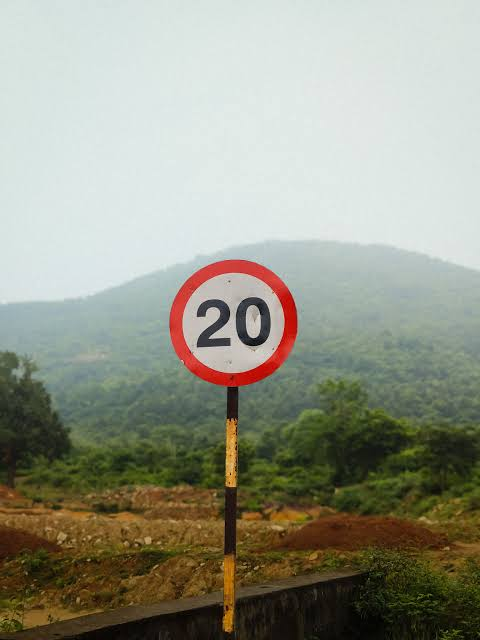
#> input picture Test Photos/20 speed limit.jpg, 480 x 640 px
$ python -i augmentations.py   (imports and definitions only)
#> lines starting #> are read from the running program, lines starting #| are printed output that depends on the picture
#> further down, picture is the input picture: PIL image 480x640 RGB; mean R, G, B 149.2, 150.7, 135.5
"""
Indian Road Augmentation Engine for Traffic Sign Recognition (TSR)
Simulates authentic Indian driving challenges:
- Monsoon rain streaks & wet road reflections
- Heavy roadside tree / flyover shadow patterns
- Tropical sun glare and overexposure
- Motion blur from uneven / bumpy roads and speed
- Fine dust / smog atmospheric attenuation
Includes YOLO bounding-box coordinate tracking.
"""

import math
import random
import numpy as np
from PIL import Image, ImageDraw, ImageFilter, ImageEnhance

# [57 lines left out: functions add_rain, add_shadows, add_sun_glare, not called in this run]

def add_dust_haze(image):
    """Simulates dusty / hazy road conditions (atmospheric contrast reduction)."""
    enhancer = ImageEnhance.Contrast(image)
    low_contrast = enhancer.enhance(random.uniform(0.65, 0.85))
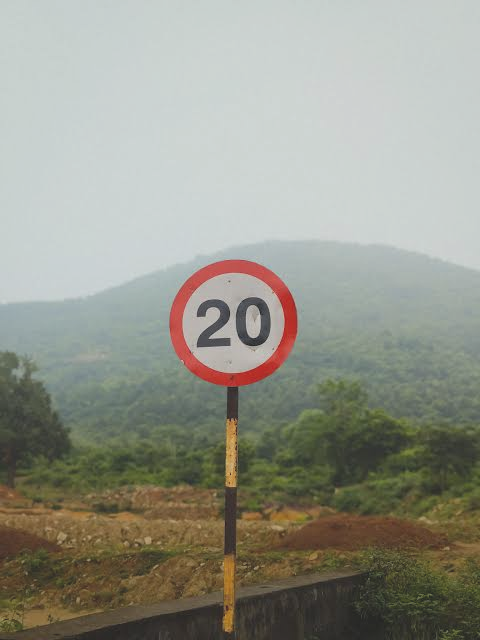
#> low_contrast: PIL image 480x640 RGB; mean R, G, B 148.6, 149.8, 138.3

    # Warm dust tint
    tint = Image.new("RGB", image.size, (210, 180, 140))
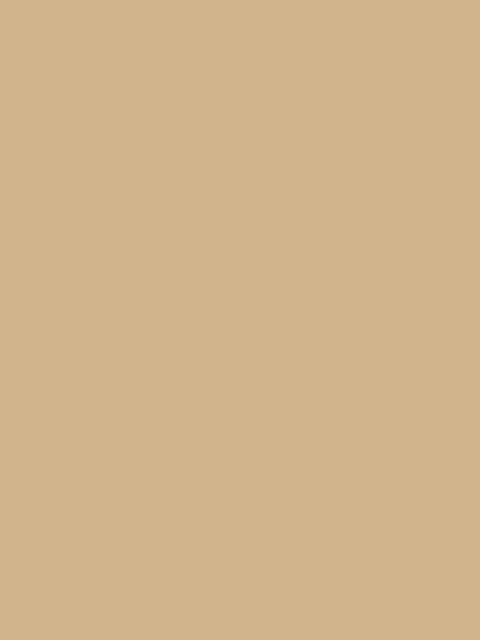
#> tint: PIL image 480x640 RGB; mean R, G, B 210, 180, 140
    blended = Image.blend(low_contrast, tint, alpha=random.uniform(0.10, 0.22))
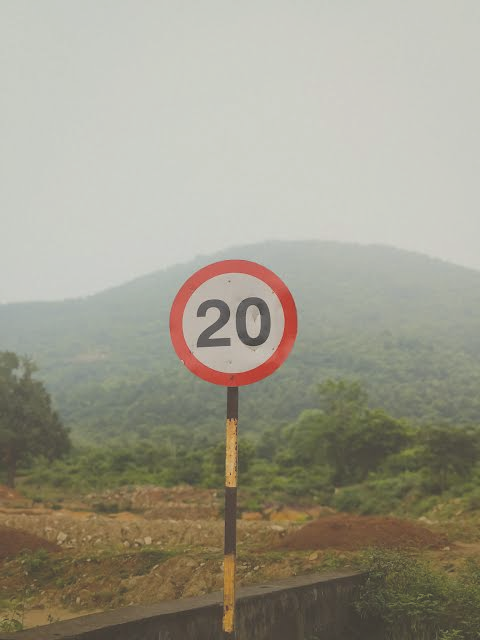
#> blended: PIL image 480x640 RGB; mean R, G, B 157.3, 153.8, 138.1
    return blended

# [4 lines left out: function add_motion_blur, not called in this run]

def apply_indian_weather_augmentations(image, bboxes=None):
    """
    Applies random combinations of Indian weather & lighting conditions.
    image: PIL.Image
    bboxes: optional list of [cls_id, xc, yc, w, h]
    """
    augmented = image.copy()

    # Randomly apply combinations
    if random.random() < 0.4:
        augmented = add_rain(augmented, num_drops=random.randint(300, 600))
    if random.random() < 0.4:
        augmented = add_shadows(augmented)
    if random.random() < 0.35:
        augmented = add_sun_glare(augmented)
    if random.random() < 0.3:
        augmented = add_dust_haze(augmented)
    if random.random() < 0.35:
        augmented = add_motion_blur(augmented)

    return augmented, bboxes

>>> from PIL import Image
>>> picture = Image.open('../Test Photos/20 speed limit.jpg')
>>> result = apply_indian_weather_augmentations(picture)

$ run again, on Test Photos/80 speed limit.jpg
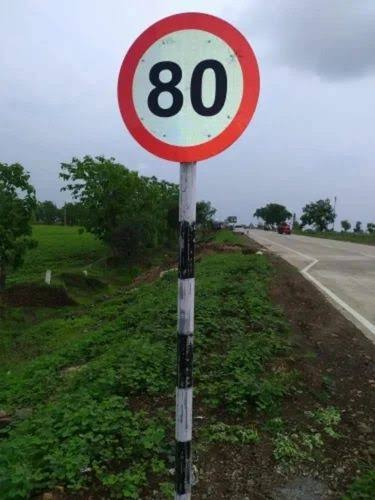
#> input picture Test Photos/80 speed limit.jpg, 375 x 500 px
#> picture is the input picture: PIL image 375x500 RGB; mean R, G, B 100.3, 107.9, 100.8
#> in add_dust_haze, `low_contrast = enhancer.enhance(random.uniform(0.65, 0.85))`:
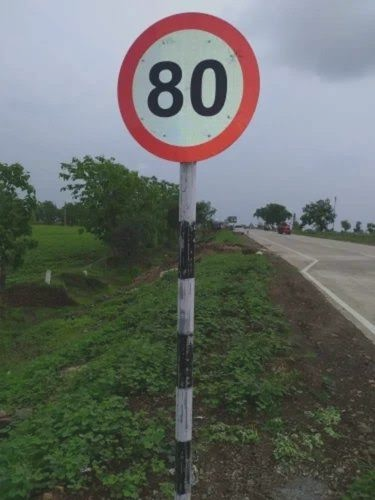
#> low_contrast: PIL image 375x500 RGB; mean R, G, B 100.9, 106.7, 101.4
#> in add_dust_haze, `blended = Image.blend(low_contrast, tint, alpha=random.uniform(0.10, 0..`:
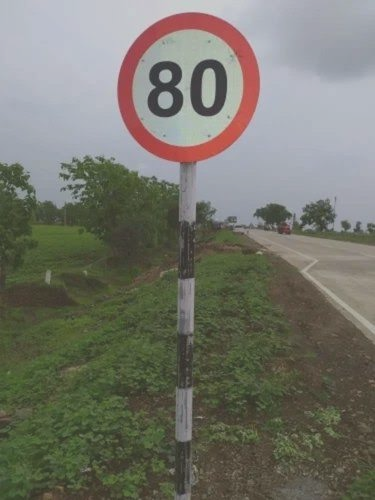
#> blended: PIL image 375x500 RGB; mean R, G, B 116.6, 117.1, 106.6
